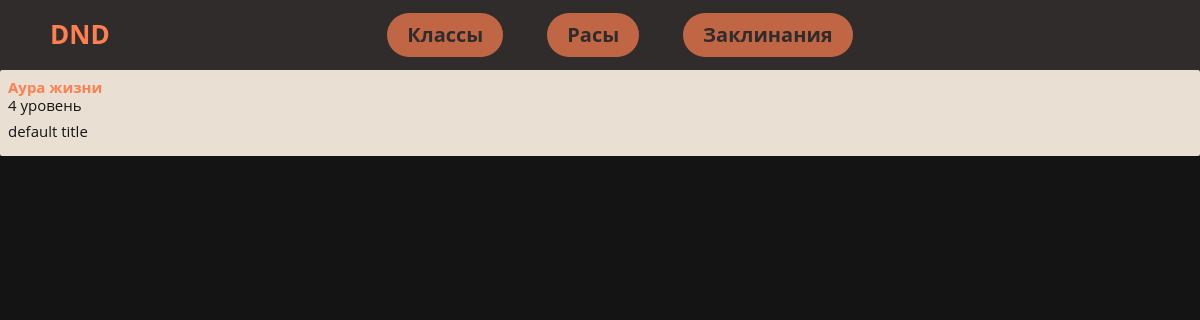
Page /spells_description/5 on the earlier database version.
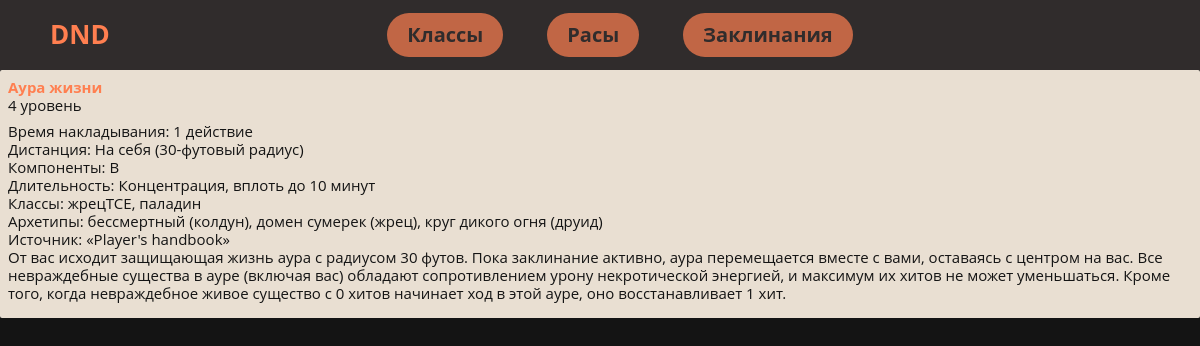
Same page on the later database version.
### dnd_wiki/models.py (models this page shows, shortened)
class Spell(models.Model):
    name = models.CharField(null=True, blank=True, default="default title", max_length=200)
    lvl = models.CharField(null=True, blank=True, default="default title", max_length=200)
    companent = models.CharField(null=True, blank=True, default="default title", max_length=200)
    description = models.TextField(null=True, blank=True, default="default title")

### dnd_wiki/views.py (the view)
# urls.py: path('spells_description/<str:pk>', views.single_spell, name='single_spell'),
def single_spell(request, pk):
    spell_obj = Spell.objects.get(id=pk)
    spells = Spell.objects.all()
    context = {'so': spell_obj, 'spells': spells}
    return render(request, 'dnd_wiki/spell_description.html', context)

### dnd_wiki/templates/dnd_wiki/spell_description.html (shortened to what this page needs)
{% extends 'dnd_wiki/base.html' %}
{% block content %}
<div class="cards-wrapper">
    <div class="paper-1 card active">
        <div class="card-wrapper">
            <div class="card-header"><h2 class="card-title">{{so.name}}</span></h2>
            </div>
            <div class="card-body new-article" itemprop="articleBody">
                <ul class="params">
                    <li class="size-type-alignment">{{so.lvl}} уровень </li>
                    <p>{{so.description|linebreaks}}</p>
                </ul>
            </div>
        </div>
    </div>
</div>
{% endblock %}

Differences in the rows shown:
changed Spell "Аура жизни": description "default title" → "Время накладывания: 1 действие Дистанция: На себя (30-футовый радиус) Компоненты: В Длительность: Концентрация, вплоть до 10 минут Классы: жрецTCE, паладин Архетипы: бессмертный (колдун), домен сумерек (жрец), круг дикого огня (друид) Источник: «Player's handbook» От вас исходит защищающая жизнь аура с радиусом 30 футов. Пока заклинание активно, аура перемещается вместе с вами, оставаясь с центром на вас. Все невраждебные существа в ауре (включая вас) обладают сопротивлением урону некротической энергией, и максимум их хитов не может уменьшаться. Кроме того, когда невраждебное живое существо с 0 хитов начинает ход в этой ауре, оно восстанавливает 1 хит."
